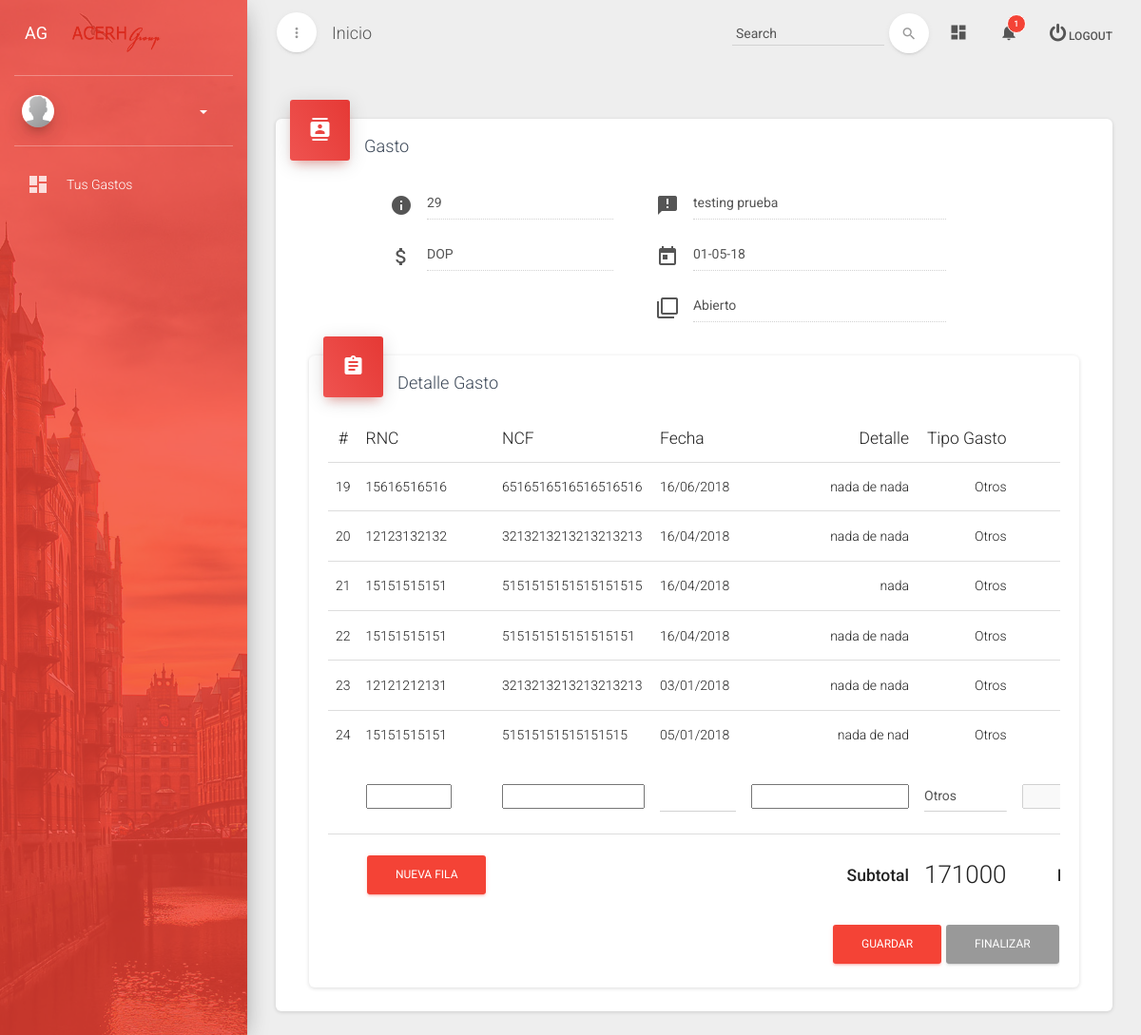
Before: /detalle/29/ with the older database file.
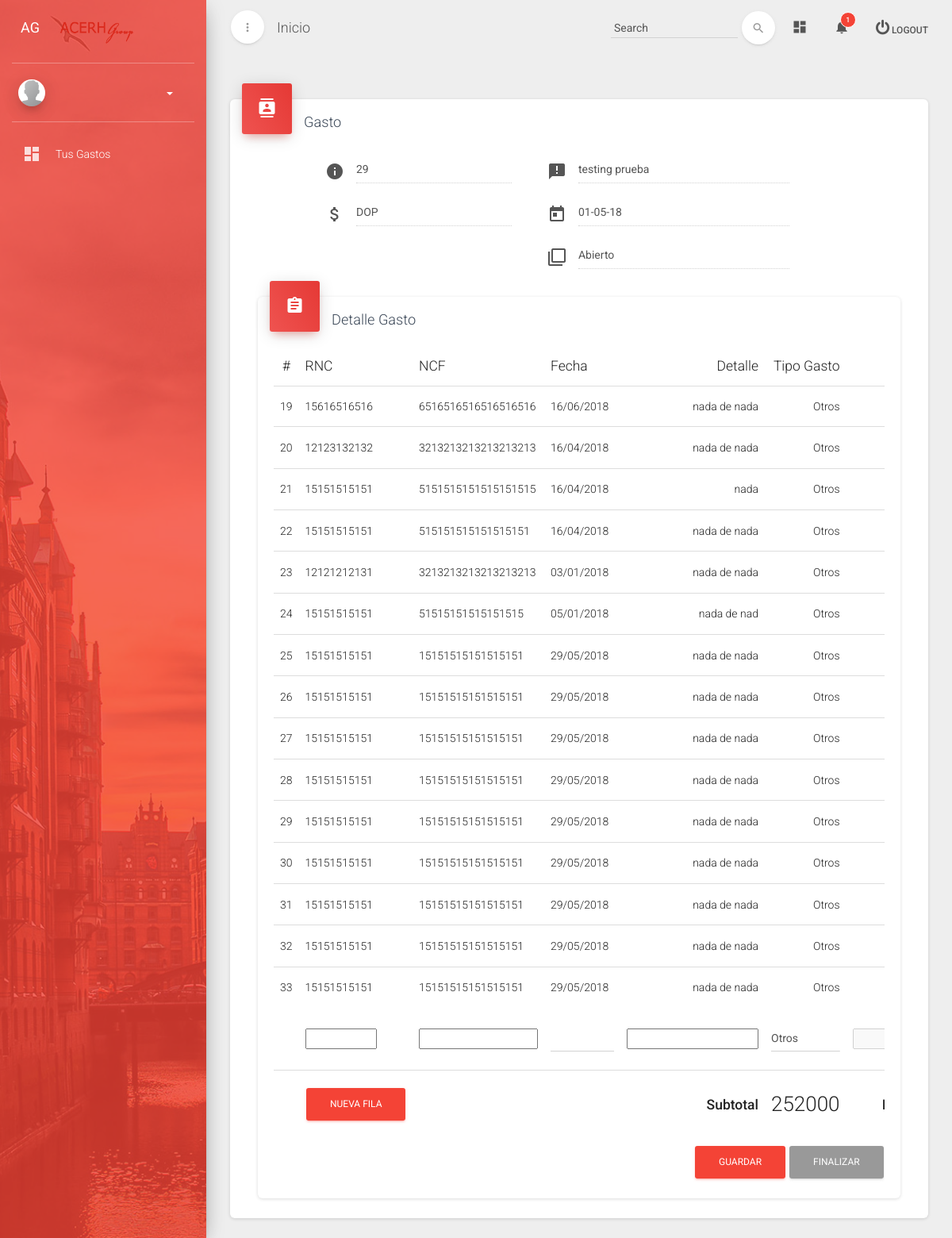
After: the same page with the newer database file.
### ncf/models.py (models this page shows, shortened)
class Detalleg(models.Model):
	gasto = models.ForeignKey(Gasto)
	proveedor = models.CharField(max_length=100,blank=True)
	rnc = models.CharField(max_length=20, blank=True)
	ncf = models.CharField(max_length=20, blank=True)
	detalle = models.TextField(blank=True)
	itbis = models.DecimalField(max_digits=999999,decimal_places=2)
	fecha = models.CharField(max_length=10)
	tipo = models.CharField(max_length=50)
	subtotal = models.DecimalField(max_digits=999999,decimal_places=2)
	total = models.DecimalField(max_digits=999999,decimal_places=2)
	estatus = models.CharField(max_length=20, blank=True)
	file = models.FileField(upload_to=upload_location, blank=True)

### ncf/views.py (the view)
# urls.py: url(r'^detalle/(?P<id>\d+)/$',gastodetalle, name="detalle"),
def gastodetalle (request, id=None):
	idview = id
	print id
	main =  Gasto.objects.get(id=id);
	gasto = Detalleg.objects.filter(gasto=idview);
	itbis = Detalleg.objects.filter(gasto=idview).aggregate(Sum('itbis'))['itbis__sum']
	suma_total = Detalleg.objects.filter(gasto=idview).aggregate(Sum('total'))['total__sum']
	subtotal = Detalleg.objects.filter(gasto=idview).aggregate(Sum('subtotal'))['subtotal__sum']
	if suma_total is not None:
		main.total_final = suma_total
		main.save()
	else:
		main.total_final = 0
		main.save()
		print "suma igual cero"
	print "cambiando de pagina"
	return render(request, 'detalletabla.html',{'subtotal':subtotal,'main':main,'itbis':itbis,'suma_total':suma_total,'gasto':gasto, 'gastos':gasto.all()})

### templates/detalletabla.html (shortened to what the changed rows need)
{% extends 'nucleo.html' %}
{% load staticfiles %}
{% block content %}
<div class="col-md-12">
                            <div class="card">
                                <form id="LoginValidation" action="" method="" novalidate="novalidate">
                                    <div class="card-content">
                            <div class="col-md-12">
                            <div class="card">
                                <div class="card-content">
                                    <div class="table-responsive">
                                        <table class="table">
                                            <thead>
                                                <tr>
                                                    <th class="text-center">#</th>
                                                    <th>RNC</th>
                                                    <th>NCF</th>
                                                    <th>Fecha</th>
                                                    <th class="text-right">Detalle</th>
                                                    <th class="text-right">Tipo Gasto</th>
                                                    <th class="text-right">Subtotal</th>
                                                </tr>
                                            </thead>
                                            <tbody id="lista3">
                                              {% for gasto in gastos %}
                                                <tr id="fila{{gasto.id}}">
                                                    <td>{{gasto.id}}</td>
                                                    <td>{{gasto.rnc}}</td>
                                                    <td>{{gasto.ncf}}</td>
                                                    <td class="text-left">{{gasto.fecha}}</td>
                                                    <td class="text-right">{{gasto.detalle}}</td>
                                                    <td class="text-right">{{gasto.tipo}}</td>
                                                    <td class="text-right">{{gasto.subtotal}}</td>
                                                </tr>
                                               {% endfor %}
                                               <tfoot>
                                                    <tr>
                                                    <td colspan="1" class="td-price">
                                                       <div id="subtotalt" >{{subtotal}}</div>
                                                    </td>
                                                </tr>
                                                </tfoot>
                                            </tbody>
                                        </table>
                                    </div>
                                </div>
                            </div>
                        </div>
                                    </div>
                                </form>
                            </div>
                        </div>
{% endblock %}

Changed rows visible on the page:
added Detalleg: id "25", rnc "15151515151", ncf "15151515151515151", fecha "29/05/2018", detalle "nada de nada", tipo "Otros"
added Detalleg: id "26", rnc "15151515151", ncf "15151515151515151", fecha "29/05/2018", detalle "nada de nada", tipo "Otros"
added Detalleg: id "27", rnc "15151515151", ncf "15151515151515151", fecha "29/05/2018", detalle "nada de nada", tipo "Otros"
added Detalleg: id "28", rnc "15151515151", ncf "15151515151515151", fecha "29/05/2018", detalle "nada de nada", tipo "Otros"
added Detalleg: id "29", rnc "15151515151", ncf "15151515151515151", fecha "29/05/2018", detalle "nada de nada", tipo "Otros"
added Detalleg: id "30", rnc "15151515151", ncf "15151515151515151", fecha "29/05/2018", detalle "nada de nada", tipo "Otros"
added Detalleg: id "31", rnc "15151515151", ncf "15151515151515151", fecha "29/05/2018", detalle "nada de nada", tipo "Otros"
added Detalleg: id "32", rnc "15151515151", ncf "15151515151515151", fecha "29/05/2018", detalle "nada de nada", tipo "Otros"
added Detalleg: id "33", rnc "15151515151", ncf "15151515151515151", fecha "29/05/2018", detalle "nada de nada", tipo "Otros"
Other visible differences:
{{ subtotal }}: "171000" → "252000"
